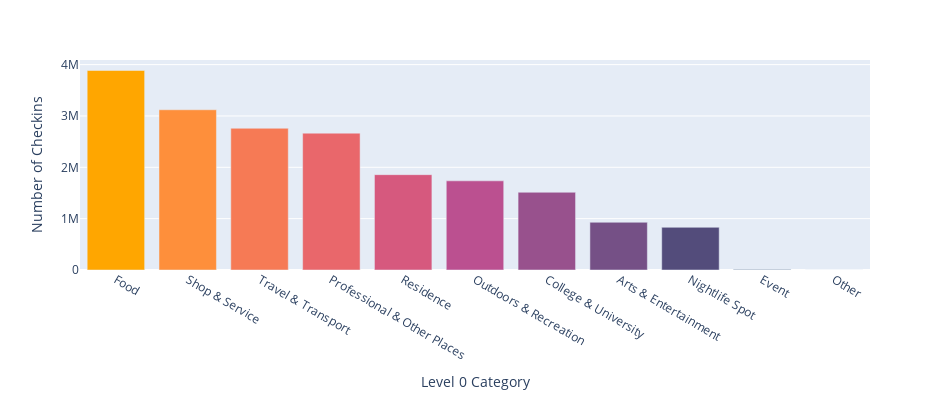

Notebook source saved alongside this figure:
### Markdown cell above
Plot check-ins per level 0 category.

### Code cell
# Plot
data = merged_df_grouped

fig = px.bar(data, x='level_0_category', y='number_of_checkins',
             hover_data=['level_0_category', 'number_of_checkins'], color='number_of_checkins',
             labels={'number_of_checkins':'Number of Checkins', 'level_0_category':'Level 0 Category'}, 
             height=400, width=950)

cscale = ['#003f5c', '#31466d', '#534c7b', '#755086', '#98518d', '#bb5090', '#d6597e', '#e9676b', '#f67a55',
          '#fe8f3b', '#ffa600']

cscale.reverse()

fig.update_traces(marker_color=cscale,
                  hovertemplate = 'Category: %{x}'+'<br>Number of checkins: %{y:f}<extra></extra>')
fig.show()

### Figure 1 — Plotly figure (JSON) as saved in the notebook; plotly's stock layout.template omitted (floating-point values rounded to 4 significant figures)
{"data": [{"alignmentgroup": "True", "customdata": [["Food", 3885074], ["Shop & Service", 3120378], ["Travel & Transport", 2760016], ["Professional & Other Places", 2664898], ["Residence", 1856524], ["Outdoors & Recreation", 1736333], ["College & University", 1513662], ["Arts & Entertainment", 929240], ["Nightlife Spot", 831598], ["Event", 8381], ["Other", 7]], "hovertemplate": "Category: %{x}<br>Number of checkins: %{y:f}<extra></extra>", "legendgroup": "", "marker": {"color": ["#ffa600", "#fe8f3b", "#f67a55", "#e9676b", "#d6597e", "#bb5090", "#98518d", "#755086", "#534c7b", "#31466d", "#003f5c"], "coloraxis": "coloraxis"}, "name": "", "offsetgroup": "", "orientation": "v", "showlegend": false, "textposition": "auto", "type": "bar", "x": ["Food", "Shop & Service", "Travel & Transport", "Professional & Other Places", "Residence", "Outdoors & Recreation", "College & University", "Arts & Entertainment", "Nightlife Spot", "Event", "Other"], "xaxis": "x", "y": [3885074, 3120378, 2760016, 2664898, 1856524, 1736333, 1513662, 929240, 831598, 8381, 7], "yaxis": "y"}], "layout": {"barmode": "relative", "coloraxis": {"colorbar": {"title": {"text": "Number of Checkins"}}, "colorscale": [[0, "#0d0887"], [0.1111, "#46039f"], [0.2222, "#7201a8"], [0.3333, "#9c179e"], [0.4444, "#bd3786"], [0.5556, "#d8576b"], [0.6667, "#ed7953"], [0.7778, "#fb9f3a"], [0.8889, "#fdca26"], [1, "#f0f921"]]}, "height": 400, "legend": {"tracegroupgap": 0}, "margin": {"t": 60}, "width": 950, "xaxis": {"anchor": "y", "domain": [0, 1], "title": {"text": "Level 0 Category"}}, "yaxis": {"anchor": "x", "domain": [0, 1], "title": {"text": "Number of Checkins"}}}}
